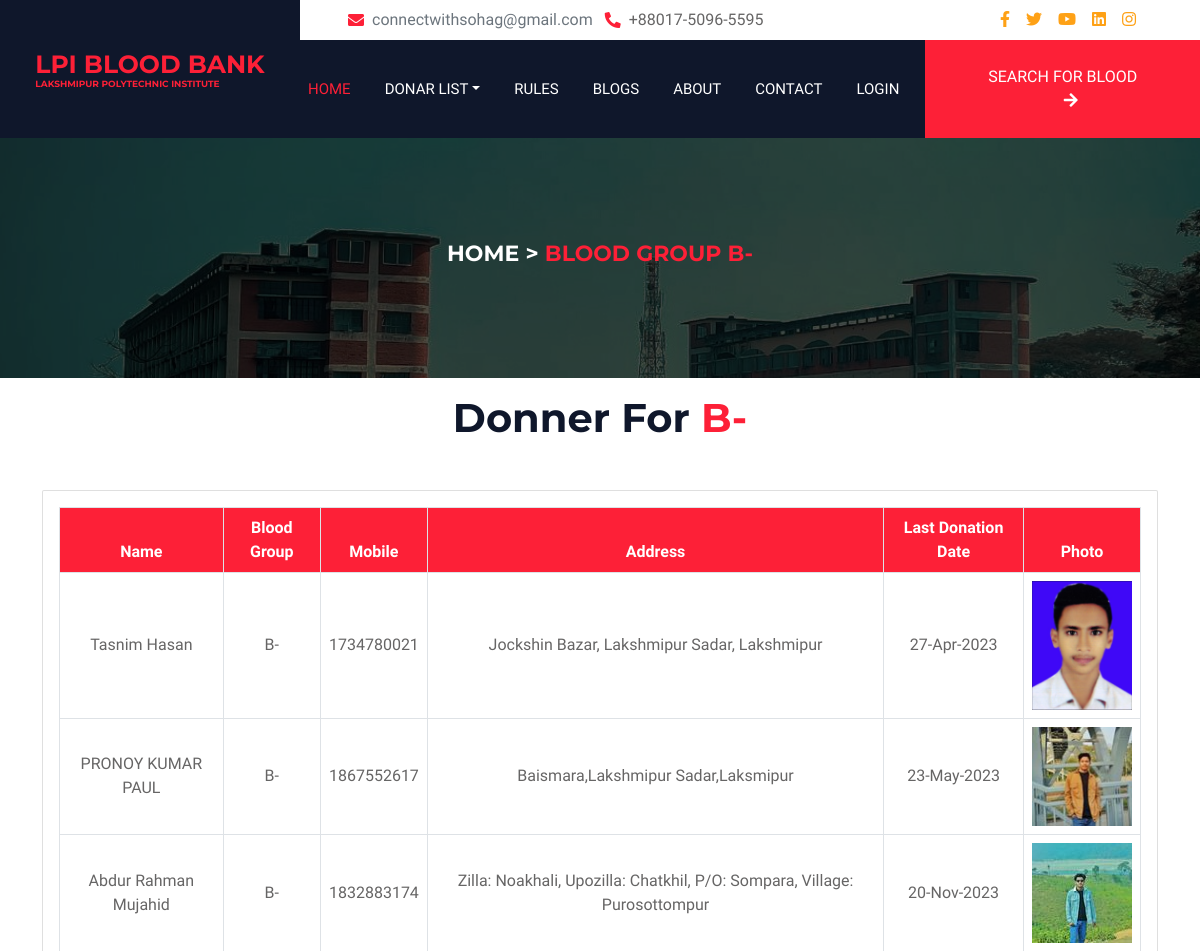
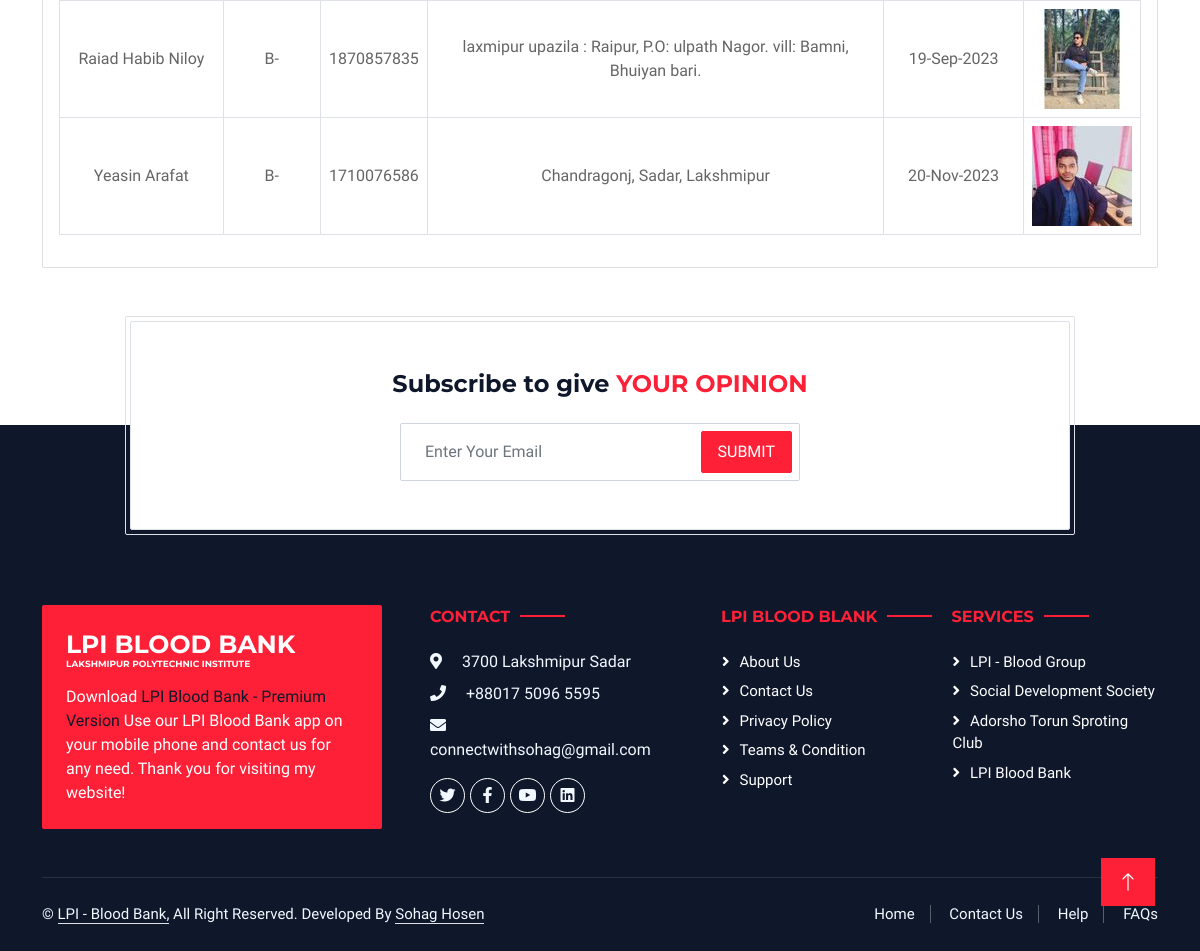
Screenshot of /group-search.php?group=B- with the database file from the repository (2 pictures, top to bottom).
### tables this page shows
CREATE TABLE `donars` (
  `id` int(255) NOT NULL,
  `firstName` varchar(255) NOT NULL,
  `lastName` varchar(255) NOT NULL,
  `mobile` int(255) NOT NULL,
  `email` varchar(255) NOT NULL,
  `address` text NOT NULL,
  `blood_group` varchar(255) NOT NULL,
  `weight` int(255) NOT NULL,
  `f_num` int(255) NOT NULL,
  `last_donate_date` date NOT NULL,
  `img` varchar(255) NOT NULL
);

### group-search.php (the view, shortened to what this page needs)
<?php include 'header.php' ?>
        <div class="about search">
            <div class="wrap">
                <h4>Home > <span>Blood Group <?php echo urlencode($_GET['group']); ?></span></h4>
            </div>
        </div>
        <div class="container">
            <div class="py-3 text-center">
                <h1>Donner For <span style="color:#FD2037;"><?php echo urlencode($_GET['group']); ?></span></h1>
            </div>
        </div>
        <?php
            include 'config.php';
            $group = urlencode($_GET['group']);
            if(isset($group)){
                $query = sprintf("SELECT * FROM donars WHERE blood_group='".$group."'");
                $query_run = mysqli_query($con, $query);
                if(mysqli_num_rows($query_run) > 0){
                        ?>
                            <section class="search-box mt-4">
                                <div class="container">
                                    <div class="row align-items-center">
                                        <div class="col-md-12">
                                            <div class="card">
                                                <div class="card-body d-flex justify-content-between align-items-center">
                                                    <table class="table text-center table-bordered" id="dataTable" width="100%" cellspacing="0">
                                                        <thead class="bg-primary text-white">
                                                         <tr>
                                                            <th>Name</th>
                                                            <th>Blood Group</th>
                                                            <th>Mobile</th>
                                                            <th>Address</th>
                                                            <th>Last Donation Date</th>
                                                            <th colspan="2">Photo</th>
                                                         </tr>
                                                      </thead>
                                                      <tbody>
                                                        <?php foreach($query_run as $row){ ?>
                                                          <tr class="">
                                                              <td style="height: 50px !important; vertical-align: middle !important;"><?= $row["firstName"]." ".$row["lastName"]; ?></td>
                                                              <td style="height: 50px !important; vertical-align: middle !important;"><?php echo $row["blood_group"]; ?></td>
                                                              <td style="height: 50px !important; vertical-align: middle !important;"><?php echo $row["mobile"]; ?></td>
                                                              <td style="height: 50px !important; vertical-align: middle !important;"><?= $row['address'] ?></td>
                                                              <td style="height: 50px !important; vertical-align: middle !important;"><?=date('d-M-Y', strtotime($row["last_donate_date"])) ?></td>
                                                              <td style="height: 50px !important; vertical-align: middle !important;">
                                                                  <img src="admin/upload/<?php echo $row["img"]; ?>" alt="" style="width:100px;">
                                                              </td>
                                                          </tr>
                                                          <?php  } ?>
                                                      </tbody>
                                                    </table>
                                                </div>
                                            </div>
                                        </div>
                                    </div>
                                </div>
                            </section>
                    <?php
                }
            }
        ?>
<?php include 'footer.php' ?>

### css/style.css (style rules this page uses)
:root { --primary: #FD2037 !important; --light: #F1F8FF; --dark: #0F172B; }
body { background: #fff; }
.bg-primary { background: #fd2037 !important; }
span, .top-icon .me-3 { color: #FD2037; transition: .4s; }
.about { width: 100%; height: 30vh; background: url('../img/collage.jpg'); background-size: cover; background-position: center; }
.about .wrap, .teacher .wrap { width: 100%; height: 100%; background: rgba(0, 0, 0, .7); display: flex; justify-content: center; align-items: center; }
.about .wrap h4 { color: #fff; font-size: 22px; text-transform: uppercase; }

### rows the page displays
donars: firstName "Tasnim", lastName "Hasan", blood_group "B-", mobile "1734780021", address "Jockshin Bazar, Lakshmipur Sadar, Lakshmipur", last_donate_date "27-Apr-2023", img (picture)
donars: firstName "PRONOY KUMAR", lastName "PAUL", blood_group "B-", mobile "1867552617", address "Baismara,Lakshmipur Sadar,Laksmipur", last_donate_date "23-May-2023", img (picture)
donars: firstName "Abdur Rahman", lastName "Mujahid", blood_group "B-", mobile "1832883174", address "Zilla: Noakhali, Upozilla: Chatkhil, P/O: Sompara, Village: Purosottompur", last_donate_date "20-Nov-2023", img (picture)
donars: firstName "Raiad Habib", lastName "Niloy", blood_group "B-", mobile "1870857835", address "laxmipur upazila : Raipur, P.O: ulpath Nagor. vill: Bamni, Bhuiyan bari.", last_donate_date "19-Sep-2023", img (picture)
donars: firstName "Yeasin", lastName "Arafat", blood_group "B-", mobile "1710076586", address "Chandragonj, Sadar, Lakshmipur", last_donate_date "20-Nov-2023", img (picture)

### other values shown
$_GET['group'] "B-"
